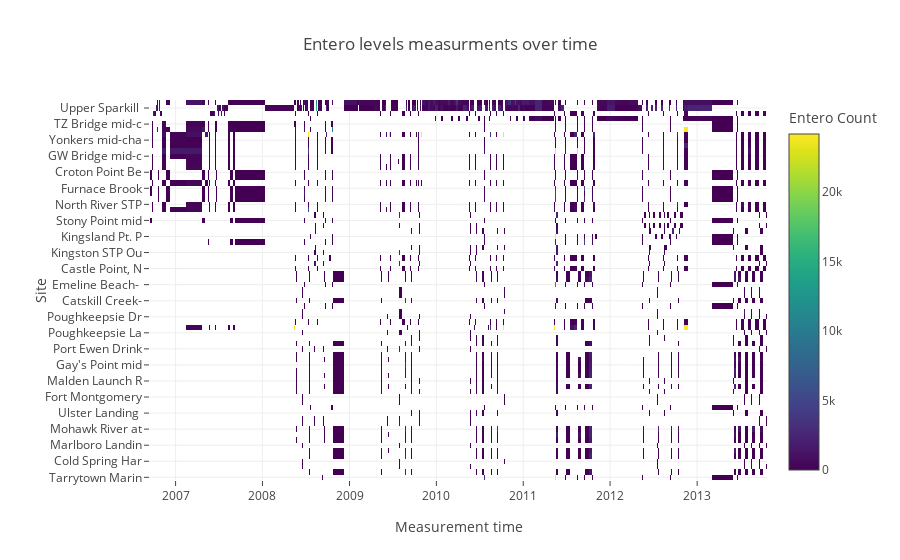

Source (notebook cell):
### Code cell
plotly_data = [
    Heatmap(
        z=dat['EnteroCount'],
        x=dat['Date'],
        y=dat['Site'].str.slice(0,15),
        colorscale='Viridis',
        colorbar = dict(title="Entero Count")
    )
]

layout = Layout(title="Entero levels measurments over time",
                xaxis=dict(title='Measurement time'),
                yaxis=dict(title='Site'),
                margin = dict(l=150)
               )

fig = Figure(data=plotly_data, layout=layout)
py.iplot(fig)

### Figure 1 — Plotly figure (JSON) as saved in the notebook; plotly's stock layout.template omitted (floating-point values rounded to 4 significant figures; data arrays with more than 128 entries replaced by an {"elided": "..."} marker saying what was removed)
{"data": [{"colorbar": {"title": "Entero Count"}, "colorscale": "Viridis", "type": "heatmap", "x": {"elided": "3397 str values"}, "y": {"elided": "3397 str values"}, "z": {"elided": "3397 int values"}}], "layout": {"margin": {"l": 150}, "title": "Entero levels measurments over time", "xaxis": {"title": "Measurement time"}, "yaxis": {"title": "Site"}}}
